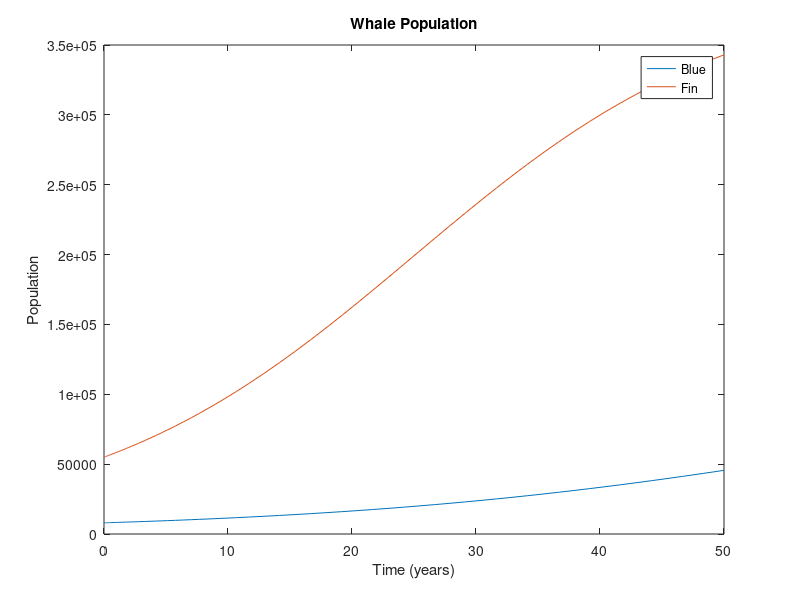
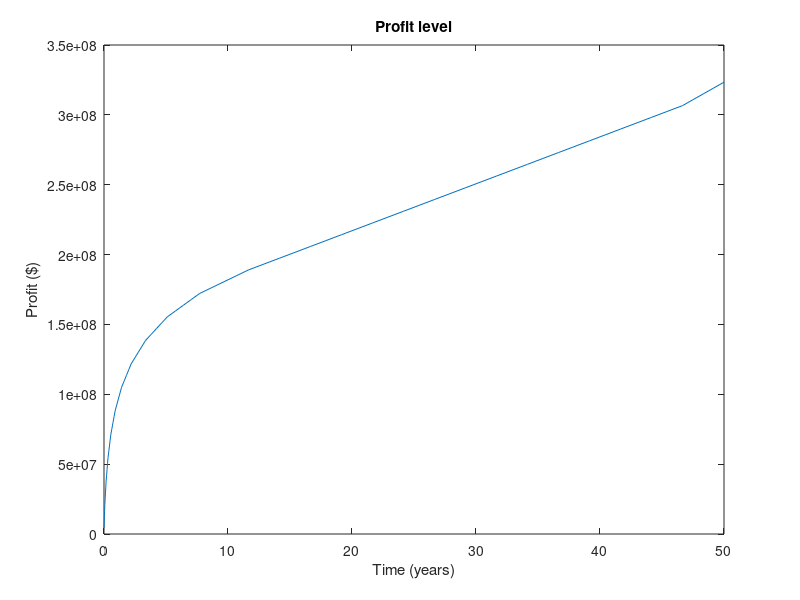

The MATLAB source for these figures, in order:
% Quota Regime: You can only kill a fixed number of the whale
% population

% The ODE model (LaTeX friendly)
% \begin{align*}
%     \frac{dx}{dt} &= r_1 x (1 - x/K_1) - \alpha_1 x y - \beta_1  \\
%     \frac{dy}{dt} &= r_2 y (1 - y/K_2) - \alpha_2 x y - \beta_2
% \end{align*}
% 
% (Plaintext friendly)
%   x'(t) = r1 * x(t) * (1 - x(t) / K1) - a1 * x(t) * y(t) - b1
%   y'(t) = r2 * y(t) * (1 - y(t) / K2) - a2 * x(t) * y(t) - b2 

% whale competition parameters, specified by the experts
r1 = 0.05;
r2 = 0.08;
K1 = 150000;
K2 = 400000;
a1 = 1e-8;
a2 = 1e-8;

% initial whale populations
x0 = 8e+3;
y0 = 5.5e+4;


% whales that are killed each year
b1 = 100;
b2 = 500;

% revenue from a killed whale
p1 = 12000;
p2 = 6000;

years = 50;

% ODE specified above
f = @(t,x) [r1*x(1) * (1 - x(1) / K1) - a1 * x(1) * x(2) - b1; ...
    r2 * x(2) * (1 - x(2) / K2) - a2 * x(1) * x(2) - b2 ];

[t, xa] = ode45(f, [0 years], [x0 y0]);

% whale population cannot be negative
xa = max(0, xa);

% profit function over time
profit = @(p, q) p(1) * q(:,1) + p(2) * q(:,2);

prices = [p1 p2];
quantities = [b1 * (xa(:,1) > b1) b2 * (xa(:,2) > b2)];

prof = profit(prices, quantities);

% Plots

figure(1);
plot(t, xa(:,1)); hold on
plot(t, xa(:,2));
title('Whale Population');
xlabel('Time (years)'), ylabel('Population'); legend('Blue','Fin'); hold off

figure(2);

plot(t, cumsum(prof)); hold on
title('Profit level'); 
ylabel('Profit ($)'); xlabel('Time (years)'); hold off

fprintf('Profit:\t%1.2f\n',sum(prof));
fprintf('Sustainable: %d\n',all(diff(xa) > 0));
% fprintf('Profit:\t%1.2f\n', years * (b1 * p1 + b2 * p2));
